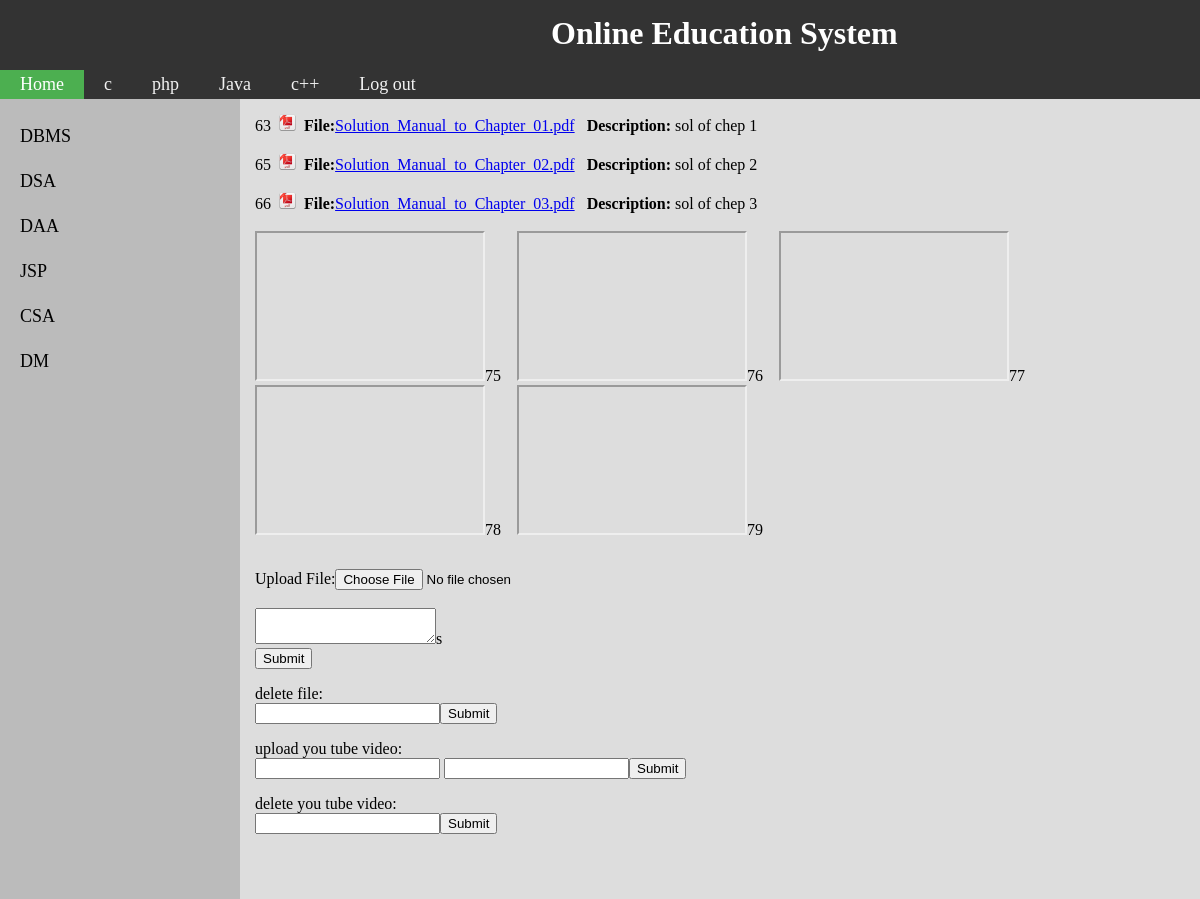
Page /OnlineEducationSystem/admin/adm.php (signed in) on the committed database.
### tables this page shows
CREATE TABLE `admin_upload` (
  `id` int(200) NOT NULL,
  `subject` varchar(500) NOT NULL,
  `filename` varchar(500) NOT NULL,
  `description` varchar(500) NOT NULL
);

CREATE TABLE `youtube` (
  `id` int(11) NOT NULL,
  `link` varchar(1000) NOT NULL,
  `branch` varchar(50) NOT NULL,
  `about` varchar(100) NOT NULL DEFAULT '3'
);

### OnlineEducationSystem/admin/adm.php (the view, shortened to what this page needs)
<html>
    <head>
    </head>
    <body>
        <div class="topnav" ><h1>&nbsp;&nbsp;&nbsp;&nbsp;&nbsp;&nbsp;&nbsp;&nbsp;&nbsp;&nbsp;&nbsp;&nbsp;Online Education System</h1></div>
        <div class="topnav" >
            <a class="active" href="educature/home.php">Home</a>
                    <a href="ac1.php">c</a>
                    <a href="aphp.php">php</a>
                    <a href="ajava.php">Java</a>
                    <a href="ac++.php">c++</a>
            <a href="../logout.php">Log out</a>
        </div>
        <div class="row" style="margin:0px;height:100%" >
            <div class="left" style="background-color:#bbb;" >
                <ul id="myMenu" name="">
                    <li><a href="ace.php" onc>DBMS</a></li>
                    <li><a href="adsa.php">DSA</a></li>
                    <li><a href="adaa.php">DAA</a></li>
                    <li><a href="ajsp.php">JSP</a></li>
                    <li><a href="acsa.php">CSA</a></li>
                    <li><a href="adm.php">DM</a></li>
                </ul>
            </div>
            <div class="right" style="background-color:#ddd;">
                <?php
                try {
                    $dbhandler = new PDO('mysql:host=127.0.0.1;dbname=php', 'root', '');
                    $dbhandler->setAttribute(PDO::ATTR_ERRMODE, PDO::ERRMODE_EXCEPTION);
                    $query = $dbhandler->query('select * from admin_upload where subject="dm"');
                    while ($r = $query->fetch()) {
                        $fnm = $r['filename'];
                        echo $r['id'];
                        echo "&nbsp;&nbsp;<img src='pdf.jpg' height=17 width=17/>&nbsp;&nbsp;<b>File:</b><a href='../upload/$fnm' target='_blank'>" . $fnm . '</a>&nbsp;&nbsp;&nbsp;<b>Description:</b>' . $r['description'];
                        echo '<br><br>';
                    }
                    $query = $dbhandler->query('select * from youtube where branch="dm"');
                    echo '<table class="right" style="background-color:#ddd;">';
                    while ($r = $query->fetch()) {
                        echo'
                             <iframe width="230" height="150" src="' . $r['link'] . '">
                             </iframe>';
                        ?>&nbsp;&nbsp;&nbsp;<?php
                    }
                    echo '</table>';
                    if (isset($_COOKIE['ausername'])) {
                        echo '<form action="sdm.php" method="post" enctype="multipart/form-data">
                Upload File:<input type="file" name="myFile" id="myFile" required="true">
                <br><br>
                <textarea name="description" required="true">
                </textarea>s
                <br> <input type="submit" value="Submit" id="jay" />
            </form>';
                        echo 'delete file:<form method="POST" action="">';
                        echo '<input type="text" name="id1" required="true">';
                        echo '<input type="submit"></form>';
                        echo 'upload you tube video:<form method="POST" action="">';
                        echo '<input type="text" name="link" required="true">';
                        echo ' <input type="text" name="about" required="true">';
                        echo '<input type="submit"></form>';
                        echo 'delete you tube video:<form method="POST" action="">';
                        echo '<input type="text" name="id" required="true">';
                        echo '<input type="submit"></form>';
                    }
                } catch (PDOException $e) {
                    echo $e->getMessage();
                    die();
                }
                ?>
            </div>
        </div>
    </body>
</html>

### OnlineEducationSystem/admin/adm.php (style rules this page uses)
body { background-color: #ddd; margin: 0px; }
h1 { color: white; padding: 5px; align-items: center; margin: 20px; margin-top: 10px; margin-bottom: 40px; margin-left: 450px; margin-right: 50px; height: 20px; }
div { margin: 0px; }
.topnav { overflow: hidden; background-color: #333; }
.topnav a { float: left; color: #f2f2f2; text-align: center; padding: 4px 20px; text-decoration: none; font-size: 18px; }
.topnav a.active { background-color: #4CAF50; color: white; }
* { box-sizing: border-box; }
.row { display: flex; }
.left { flex: 20%; padding: 15px 0; }
.right { flex: 80%; padding: 15px; }
#myMenu { list-style-type: none; padding: 0; margin: 0; }
#myMenu li a { backgrxound-color: #f6f6f6; padding: 12px 20px; text-decoration: none; font-size: 18px; color: black; display: block; }

### rows in the picture
admin_upload: id "63", filename "Solution_Manual_to_Chapter_01.pdf", description "sol of chep 1"
admin_upload: id "65", filename "Solution_Manual_to_Chapter_02.pdf", description "sol of chep 2"
admin_upload: id "66", filename "Solution_Manual_to_Chapter_03.pdf", description "sol of chep 3"
